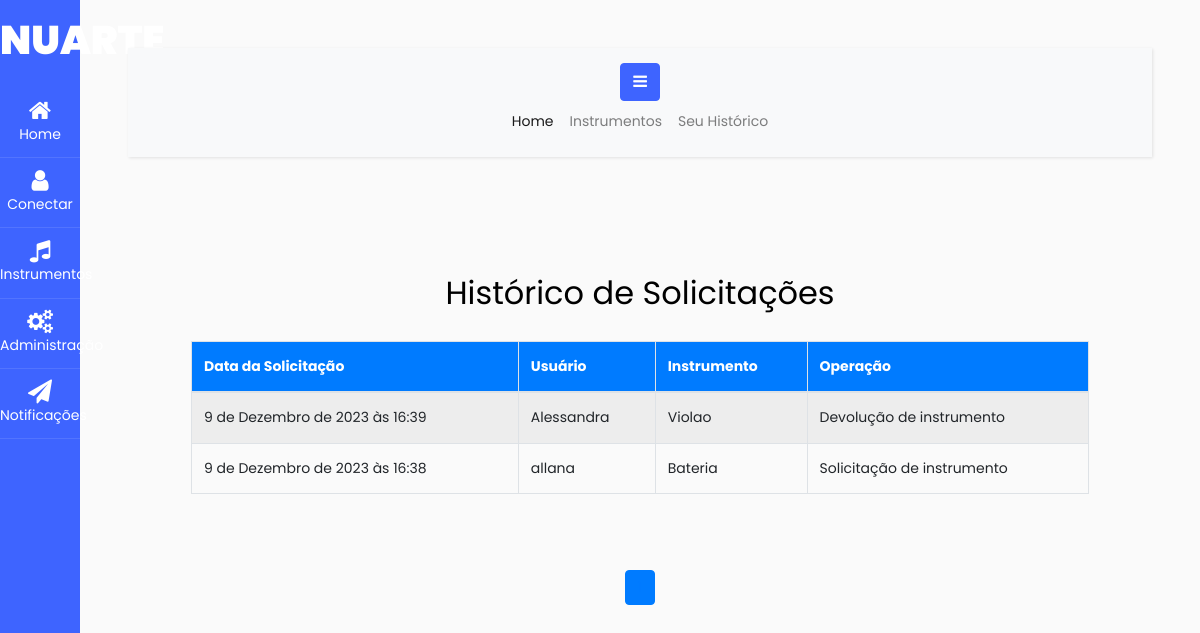
Screenshot of /listar_historico/ with the database file from the repository.
### nuarte/models.py (models this page shows, shortened)
class Historico(models.Model):
    OPERACAO_CHOICES = [
        ('S', 'Solicitação de instrumento'),
        ('D', 'Devolução de instrumento'),
    ]
    usuario = models.ForeignKey(User, on_delete=models.CASCADE)
    instrumento = models.ForeignKey('Instrumento', on_delete=models.CASCADE)
    operacao = models.CharField(max_length=1, choices=OPERACAO_CHOICES)
    data_operacao = models.DateTimeField(auto_now_add=True)
    devolucao = models.DateTimeField(null=True, blank=True)
    notificacao = models.ForeignKey(Notificacao, on_delete=models.SET_NULL, null=True, blank=True)
    aprovado = models.BooleanField(default=False)

class Instrumento(models.Model):
    nome = models.CharField(max_length=100)
    descricao = models.TextField()
    disponivel = models.BooleanField(default=True)
    imagem = models.ImageField(upload_to='instrumentos/', null=True, blank=True)

### nuarte/views.py (the view)
# urls.py: path('listar_historico/', ListarHistoricoView.as_view(), name='listar_historico'),
class ListarHistoricoView(ListView):
    template_name = 'nuarte/listar_historico.html'
    model = Historico
    paginate_by = 8
    def get_queryset(self):
        return Historico.objects.all().order_by('-data_operacao')

### nuarte/templates/nuarte/listar_historico.html (shortened to what this page needs)
{% extends 'base.html' %}
{% block content %}
  <div class="container-fluid">
    <h2 class="my-4 text-center">Histórico de Solicitações</h2>
    <div class="table-responsive">
      <table class="table table-striped">
        <thead>
          <tr>
            <th>Data da Solicitação</th>
            <th>Usuário</th>
            <th>Instrumento</th>
            <th>Operação</th>
          </tr>
        </thead>
        <tbody>
          {% for operacao in object_list %}
            <tr>
              <td>{{ operacao.data_operacao }}</td>
              <td>{{ operacao.usuario.username }}</td>
              <td>{{ operacao.instrumento.nome }}</td>
              <td>{{ operacao.operacao }}</td>
            </tr>
          {% endfor %}
        </tbody>
      </table>
    </div>
    <nav aria-label="Page navigation example" style="margin-top: 40px;">
      <ul class="pagination justify-content-center">
        {% for num in page_obj.paginator.page_range %}
        <li class="page-item{% if num == page_obj.number %} active{% endif %}">
          <a class="page-link" href="?page={{ num }}">{{ num }}</a>
        </li>
        {% endfor %}
      </ul>
    </nav>
  </div>
{% endblock %}

### nuarte/templates/nuarte/listar_historico.html (style rules this page uses)
body, html { height: 100%; }
.container-fluid { height: 100%; display: flex; flex-direction: column; align-items: center; justify-content: center; }
h2 { margin-bottom: 30px; }
table { width: 80%; border-collapse: collapse; margin-bottom: 20px; }
th, td { border: 1px solid #dee2e6; padding: 8px; text-align: left; }
th { background-color: #007bff; color: #fff; }
.pagination { margin-top: 20px; }
.pagination .page-item .page-link { color: #007bff; border: 1px solid #007bff; }
.pagination .page-item.active .page-link { background-color: #007bff; border: 1px solid #007bff; }

### rows the page displays
Historico: data_operacao "9 de Dezembro de 2023 às 16:39", usuario.username "Alessandra", instrumento.nome "Violao", operacao "Devolução de instrumento"
Historico: data_operacao "9 de Dezembro de 2023 às 16:38", usuario.username "allana", instrumento.nome "Bateria", operacao "Solicitação de instrumento"
